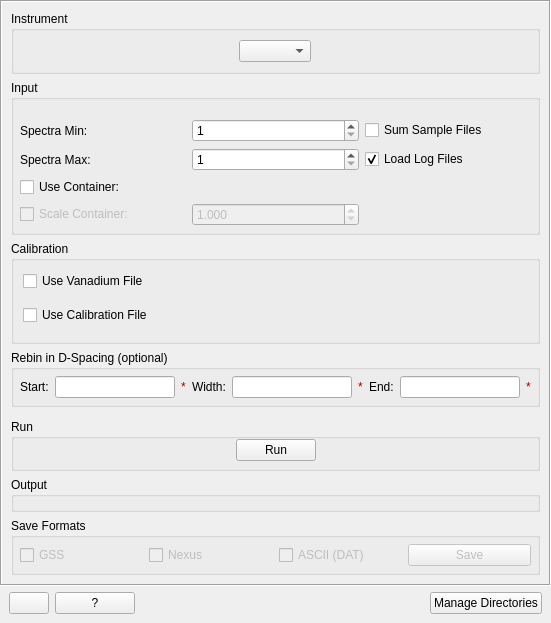
<?xml version="1.0" encoding="UTF-8"?>
<ui version="4.0">
 <class>IndirectDiffractionReduction</class>
 <widget class="QMainWindow" name="IndirectDiffractionReduction">
  <property name="geometry">
   <rect>
    <x>0</x>
    <y>0</y>
    <width>551</width>
    <height>623</height>
   </rect>
  </property>
  <property name="windowTitle">
   <string>Indirect Diffraction</string>
  </property>
  <widget class="QWidget" name="centralwidget">
   <layout class="QVBoxLayout" name="verticalLayout_2">
    <property name="leftMargin">
     <number>0</number>
    </property>
    <property name="topMargin">
     <number>0</number>
    </property>
    <property name="rightMargin">
     <number>0</number>
    </property>
    <item>
     <widget class="QScrollArea" name="scrollArea">
      <property name="frameShape">
       <enum>QFrame::Box</enum>
      </property>
      <property name="frameShadow">
       <enum>QFrame::Sunken</enum>
      </property>
      <property name="widgetResizable">
       <bool>true</bool>
      </property>
      <widget class="QWidget" name="scrollAreaWidgetContents">
       <property name="geometry">
        <rect>
         <x>0</x>
         <y>0</y>
         <width>526</width>
         <height>647</height>
        </rect>
       </property>
       <layout class="QVBoxLayout" name="verticalLayout">
        <item>
         <widget class="QGroupBox" name="gbInstrument">
          <property name="title">
           <string>Instrument</string>
          </property>
          <layout class="QHBoxLayout" name="horizontalLayout_6">
           <item>
            <widget class="MantidQt::MantidWidgets::InstrumentConfig" name="iicInstrumentConfiguration">
             <property name="sizePolicy">
              <sizepolicy hsizetype="Maximum" vsizetype="Fixed">
               <horstretch>0</horstretch>
               <verstretch>0</verstretch>
              </sizepolicy>
             </property>
             <property name="techniques" stdset="0">
              <stringlist>
               <string>TOF Indirect Geometry Spectroscopy</string>
               <string>TOF Indirect Geometry Diffraction</string>
              </stringlist>
             </property>
             <property name="disabledInstruments" stdset="0">
              <stringlist>
               <string>TFXA</string>
              </stringlist>
             </property>
             <property name="facility" stdset="0">
              <string>ISIS</string>
             </property>
             <property name="forceDiffraction" stdset="0">
              <bool>true</bool>
             </property>
             <property name="showInstrumentLabel" stdset="0">
              <bool>false</bool>
             </property>
            </widget>
           </item>
          </layout>
         </widget>
        </item>
        <item>
         <widget class="QGroupBox" name="gbInput">
          <property name="title">
           <string>Input</string>
          </property>
          <layout class="QGridLayout" name="gridLayout">
           <property name="leftMargin">
            <number>6</number>
           </property>
           <property name="topMargin">
            <number>6</number>
           </property>
           <property name="rightMargin">
            <number>6</number>
           </property>
           <property name="bottomMargin">
            <number>6</number>
           </property>
           <item row="2" column="0">
            <widget class="QLabel" name="lbSpecMin">
             <property name="text">
              <string>Spectra Min:</string>
             </property>
            </widget>
           </item>
           <item row="2" column="1">
            <widget class="QSpinBox" name="spSpecMin">
             <property name="minimum">
              <number>1</number>
             </property>
             <property name="maximum">
              <number>5000</number>
             </property>
            </widget>
           </item>
           <item row="5" column="0">
            <widget class="QCheckBox" name="ckUseCan">
             <property name="text">
              <string>Use Container:</string>
             </property>
            </widget>
           </item>
           <item row="4" column="0">
            <widget class="QLabel" name="lbSpecMax">
             <property name="text">
              <string>Spectra Max:</string>
             </property>
            </widget>
           </item>
           <item row="2" column="2">
            <widget class="QCheckBox" name="ckSumFiles">
             <property name="text">
              <string>Sum Sample Files</string>
             </property>
            </widget>
           </item>
           <item row="4" column="1">
            <widget class="QSpinBox" name="spSpecMax">
             <property name="minimum">
              <number>1</number>
             </property>
             <property name="maximum">
              <number>5000</number>
             </property>
            </widget>
           </item>
           <item row="4" column="2">
            <widget class="QCheckBox" name="ckLoadLogs">
             <property name="text">
              <string>Load Log Files</string>
             </property>
             <property name="checked">
              <bool>true</bool>
             </property>
            </widget>
           </item>
           <item row="5" column="1" colspan="2">
            <widget class="MantidQt::API::FileFinderWidget" name="rfCanFiles" native="true">
             <property name="enabled">
              <bool>false</bool>
             </property>
             <property name="label" stdset="0">
              <string/>
             </property>
             <property name="multipleFiles" stdset="0">
              <bool>true</bool>
             </property>
            </widget>
           </item>
           <item row="0" column="0" colspan="3">
            <widget class="MantidQt::API::FileFinderWidget" name="rfSampleFiles" native="true">
             <property name="sizePolicy">
              <sizepolicy hsizetype="Preferred" vsizetype="Preferred">
               <horstretch>0</horstretch>
               <verstretch>41</verstretch>
              </sizepolicy>
             </property>
             <property name="label" stdset="0">
              <string>Run Numbers</string>
             </property>
             <property name="multipleFiles" stdset="0">
              <bool>true</bool>
             </property>
            </widget>
           </item>
           <item row="6" column="0">
            <widget class="QCheckBox" name="ckCanScale">
             <property name="enabled">
              <bool>false</bool>
             </property>
             <property name="text">
              <string>Scale Container:</string>
             </property>
            </widget>
           </item>
           <item row="6" column="1">
            <widget class="QDoubleSpinBox" name="spCanScale">
             <property name="enabled">
              <bool>false</bool>
             </property>
             <property name="decimals">
              <number>3</number>
             </property>
             <property name="singleStep">
              <double>0.100000000000000</double>
             </property>
             <property name="value">
              <double>1.000000000000000</double>
             </property>
            </widget>
           </item>
          </layout>
         </widget>
        </item>
        <item>
         <widget class="QWidget" name="wCalVanRebin" native="true">
          <layout class="QVBoxLayout" name="verticalLayout_8">
           <property name="leftMargin">
            <number>0</number>
           </property>
           <property name="topMargin">
            <number>0</number>
           </property>
           <property name="rightMargin">
            <number>0</number>
           </property>
           <property name="bottomMargin">
            <number>0</number>
           </property>
           <item>
            <widget class="QGroupBox" name="gbCalibOnly">
             <property name="title">
              <string>Calibration</string>
             </property>
             <layout class="QGridLayout" name="gridLayout_3">
              <item row="1" column="0">
               <widget class="MantidQt::API::FileFinderWidget" name="rfVanFile" native="true">
                <property name="enabled">
                 <bool>false</bool>
                </property>
                <property name="sizePolicy">
                 <sizepolicy hsizetype="Preferred" vsizetype="Fixed">
                  <horstretch>0</horstretch>
                  <verstretch>41</verstretch>
                 </sizepolicy>
                </property>
                <property name="findRunFiles" stdset="0">
                 <bool>true</bool>
                </property>
                <property name="label" stdset="0">
                 <string>Vanadium File</string>
                </property>
                <property name="multipleFiles" stdset="0">
                 <bool>true</bool>
                </property>
                <property name="optional" stdset="0">
                 <bool>true</bool>
                </property>
               </widget>
              </item>
              <item row="0" column="0">
               <widget class="QCheckBox" name="ckUseVanadium">
                <property name="minimumSize">
                 <size>
                  <width>0</width>
                  <height>22</height>
                 </size>
                </property>
                <property name="text">
                 <string>Use Vanadium File</string>
                </property>
               </widget>
              </item>
              <item row="2" column="0">
               <widget class="QCheckBox" name="ckUseCalib">
                <property name="minimumSize">
                 <size>
                  <width>0</width>
                  <height>22</height>
                 </size>
                </property>
                <property name="text">
                 <string>Use Calibration File</string>
                </property>
               </widget>
              </item>
              <item row="3" column="0">
               <widget class="MantidQt::API::FileFinderWidget" name="rfCalFile" native="true">
                <property name="enabled">
                 <bool>false</bool>
                </property>
                <property name="sizePolicy">
                 <sizepolicy hsizetype="Preferred" vsizetype="Fixed">
                  <horstretch>0</horstretch>
                  <verstretch>41</verstretch>
                 </sizepolicy>
                </property>
                <property name="findRunFiles" stdset="0">
                 <bool>false</bool>
                </property>
                <property name="label" stdset="0">
                 <string>Cal File</string>
                </property>
                <property name="multipleFiles" stdset="0">
                 <bool>false</bool>
                </property>
                <property name="optional" stdset="0">
                 <bool>true</bool>
                </property>
                <property name="fileExtensions" stdset="0">
                 <string>.cal</string>
                </property>
               </widget>
              </item>
             </layout>
             <zorder>ckUseCalib</zorder>
             <zorder>rfCalFile</zorder>
             <zorder>rfVanFile</zorder>
             <zorder>ckUseVanadium</zorder>
            </widget>
           </item>
           <item>
            <widget class="QGroupBox" name="gbDspaceRebinCalibOnly">
             <property name="title">
              <string>Rebin in D-Spacing (optional)</string>
             </property>
             <layout class="QHBoxLayout" name="horizontalLayout_9">
              <property name="spacing">
               <number>6</number>
              </property>
              <property name="leftMargin">
               <number>6</number>
              </property>
              <property name="topMargin">
               <number>6</number>
              </property>
              <property name="rightMargin">
               <number>6</number>
              </property>
              <property name="bottomMargin">
               <number>6</number>
              </property>
              <item>
               <widget class="QLabel" name="lbRebinStart">
                <property name="text">
                 <string>Start:</string>
                </property>
               </widget>
              </item>
              <item>
               <widget class="QLineEdit" name="leRebinStart"/>
              </item>
              <item>
               <widget class="QLabel" name="valRebinStart">
                <property name="styleSheet">
                 <string notr="true">color: rgb(170, 0, 0);</string>
                </property>
                <property name="text">
                 <string>*</string>
                </property>
               </widget>
              </item>
              <item>
               <widget class="QLabel" name="lbRebinWidth">
                <property name="text">
                 <string>Width:</string>
                </property>
               </widget>
              </item>
              <item>
               <widget class="QLineEdit" name="leRebinWidth"/>
              </item>
              <item>
               <widget class="QLabel" name="valRebinWidth">
                <property name="styleSheet">
                 <string notr="true">color: rgb(170, 0, 0);</string>
                </property>
                <property name="text">
                 <string>*</string>
                </property>
               </widget>
              </item>
              <item>
               <widget class="QLabel" name="lbRebinEnd">
                <property name="text">
                 <string>End:</string>
                </property>
               </widget>
              </item>
              <item>
               <widget class="QLineEdit" name="leRebinEnd"/>
              </item>
              <item>
               <widget class="QLabel" name="valRebinEnd">
                <property name="styleSheet">
                 <string notr="true">color: rgb(170, 0, 0);</string>
                </property>
                <property name="text">
                 <string>*</string>
                </property>
               </widget>
              </item>
             </layout>
            </widget>
           </item>
          </layout>
         </widget>
        </item>
        <item>
         <widget class="QFrame" name="fDetectorGrouping">
          <property name="frameShape">
           <enum>QFrame::StyledPanel</enum>
          </property>
          <property name="frameShadow">
           <enum>QFrame::Raised</enum>
          </property>
         </widget>
        </item>
        <item>
         <widget class="QGroupBox" name="groupBox">
          <property name="title">
           <string>Run</string>
          </property>
          <layout class="QHBoxLayout" name="horizontalLayout_5">
           <property name="spacing">
            <number>0</number>
           </property>
           <property name="leftMargin">
            <number>0</number>
           </property>
           <property name="topMargin">
            <number>0</number>
           </property>
           <property name="rightMargin">
            <number>0</number>
           </property>
           <property name="bottomMargin">
            <number>7</number>
           </property>
           <item>
            <spacer name="horizontalSpacer_2">
             <property name="orientation">
              <enum>Qt::Horizontal</enum>
             </property>
             <property name="sizeHint" stdset="0">
              <size>
               <width>40</width>
               <height>20</height>
              </size>
             </property>
            </spacer>
           </item>
           <item>
            <widget class="QPushButton" name="pbRun">
             <property name="enabled">
              <bool>true</bool>
             </property>
             <property name="text">
              <string>Run</string>
             </property>
            </widget>
           </item>
           <item>
            <spacer name="horizontalSpacer_3">
             <property name="orientation">
              <enum>Qt::Horizontal</enum>
             </property>
             <property name="sizeHint" stdset="0">
              <size>
               <width>40</width>
               <height>20</height>
              </size>
             </property>
            </spacer>
           </item>
          </layout>
         </widget>
        </item>
        <item>
         <widget class="QGroupBox" name="gbOutput">
          <property name="title">
           <string>Output</string>
          </property>
          <layout class="QHBoxLayout" name="horizontalLayout">
           <property name="leftMargin">
            <number>6</number>
           </property>
           <property name="topMargin">
            <number>6</number>
           </property>
           <property name="rightMargin">
            <number>6</number>
           </property>
           <property name="bottomMargin">
            <number>6</number>
           </property>
           <item>
            <widget class="MantidQt::CustomInterfaces::OutputPlotOptionsView" name="ipoPlotOptions" native="true"/>
           </item>
          </layout>
         </widget>
        </item>
        <item>
         <widget class="QGroupBox" name="gbSave">
          <property name="toolTip">
           <string>Select which file formats the data should be saved in.</string>
          </property>
          <property name="title">
           <string>Save Formats</string>
          </property>
          <layout class="QHBoxLayout" name="horizontalLayout_3">
           <property name="leftMargin">
            <number>6</number>
           </property>
           <property name="topMargin">
            <number>6</number>
           </property>
           <property name="rightMargin">
            <number>6</number>
           </property>
           <property name="bottomMargin">
            <number>6</number>
           </property>
           <item>
            <widget class="QCheckBox" name="ckGSS">
             <property name="enabled">
              <bool>false</bool>
             </property>
             <property name="text">
              <string>GSS</string>
             </property>
            </widget>
           </item>
           <item>
            <widget class="QCheckBox" name="ckNexus">
             <property name="enabled">
              <bool>false</bool>
             </property>
             <property name="text">
              <string>Nexus</string>
             </property>
            </widget>
           </item>
           <item>
            <widget class="QCheckBox" name="ckAscii">
             <property name="enabled">
              <bool>false</bool>
             </property>
             <property name="text">
              <string>ASCII (DAT)</string>
             </property>
            </widget>
           </item>
           <item>
            <widget class="QPushButton" name="pbSave">
             <property name="enabled">
              <bool>false</bool>
             </property>
             <property name="text">
              <string>Save</string>
             </property>
            </widget>
           </item>
          </layout>
         </widget>
        </item>
       </layout>
      </widget>
     </widget>
    </item>
    <item>
     <layout class="QHBoxLayout" name="horizontalLayout_10">
      <property name="leftMargin">
       <number>9</number>
      </property>
      <property name="rightMargin">
       <number>9</number>
      </property>
      <item>
       <widget class="QPushButton" name="pbSettings">
        <property name="maximumSize">
         <size>
          <width>6567567</width>
          <height>16777215</height>
         </size>
        </property>
        <property name="text">
         <string/>
        </property>
       </widget>
      </item>
      <item>
       <widget class="QPushButton" name="pbHelp">
        <property name="enabled">
         <bool>true</bool>
        </property>
        <property name="sizePolicy">
         <sizepolicy hsizetype="Minimum" vsizetype="Fixed">
          <horstretch>0</horstretch>
          <verstretch>0</verstretch>
         </sizepolicy>
        </property>
        <property name="maximumSize">
         <size>
          <width>6567567</width>
          <height>16777215</height>
         </size>
        </property>
        <property name="text">
         <string>?</string>
        </property>
       </widget>
      </item>
      <item>
       <spacer name="horizontalSpacer_14">
        <property name="orientation">
         <enum>Qt::Horizontal</enum>
        </property>
        <property name="sizeHint" stdset="0">
         <size>
          <width>40</width>
          <height>20</height>
         </size>
        </property>
       </spacer>
      </item>
      <item>
       <widget class="QPushButton" name="pbManageDirs">
        <property name="text">
         <string>Manage Directories</string>
        </property>
       </widget>
      </item>
     </layout>
    </item>
   </layout>
  </widget>
 </widget>
 <customwidgets>
  <customwidget>
   <class>MantidQt::CustomInterfaces::OutputPlotOptionsView</class>
   <extends>QWidget</extends>
   <header>Common/OutputPlotOptionsView.h</header>
   <container>1</container>
  </customwidget>
  <customwidget>
   <class>MantidQt::MantidWidgets::InstrumentConfig</class>
   <extends>QComboBox</extends>
   <header>Common/InstrumentConfig.h</header>
  </customwidget>
  <customwidget>
   <class>MantidQt::API::FileFinderWidget</class>
   <extends>QWidget</extends>
   <header>MantidQtWidgets/Common/FileFinderWidget.h</header>
  </customwidget>
 </customwidgets>
 <tabstops>
  <tabstop>iicInstrumentConfiguration</tabstop>
  <tabstop>spSpecMin</tabstop>
  <tabstop>ckSumFiles</tabstop>
  <tabstop>spSpecMax</tabstop>
  <tabstop>ckLoadLogs</tabstop>
  <tabstop>ckUseCan</tabstop>
  <tabstop>ckCanScale</tabstop>
  <tabstop>spCanScale</tabstop>
  <tabstop>leRebinStart</tabstop>
  <tabstop>leRebinWidth</tabstop>
  <tabstop>leRebinEnd</tabstop>
  <tabstop>ckGSS</tabstop>
  <tabstop>ckNexus</tabstop>
  <tabstop>ckAscii</tabstop>
  <tabstop>pbHelp</tabstop>
  <tabstop>pbManageDirs</tabstop>
 </tabstops>
 <resources/>
 <connections>
  <connection>
   <sender>ckUseCan</sender>
   <signal>toggled(bool)</signal>
   <receiver>rfCanFiles</receiver>
   <slot>setEnabled(bool)</slot>
   <hints>
    <hint type="sourcelabel">
     <x>106</x>
     <y>193</y>
    </hint>
    <hint type="destinationlabel">
     <x>483</x>
     <y>193</y>
    </hint>
   </hints>
  </connection>
  <connection>
   <sender>ckUseCan</sender>
   <signal>toggled(bool)</signal>
   <receiver>ckCanScale</receiver>
   <slot>setEnabled(bool)</slot>
   <hints>
    <hint type="sourcelabel">
     <x>70</x>
     <y>193</y>
    </hint>
    <hint type="destinationlabel">
     <x>71</x>
     <y>217</y>
    </hint>
   </hints>
  </connection>
  <connection>
   <sender>ckCanScale</sender>
   <signal>toggled(bool)</signal>
   <receiver>spCanScale</receiver>
   <slot>setEnabled(bool)</slot>
   <hints>
    <hint type="sourcelabel">
     <x>157</x>
     <y>217</y>
    </hint>
    <hint type="destinationlabel">
     <x>325</x>
     <y>219</y>
    </hint>
   </hints>
  </connection>
 </connections>
</ui>
